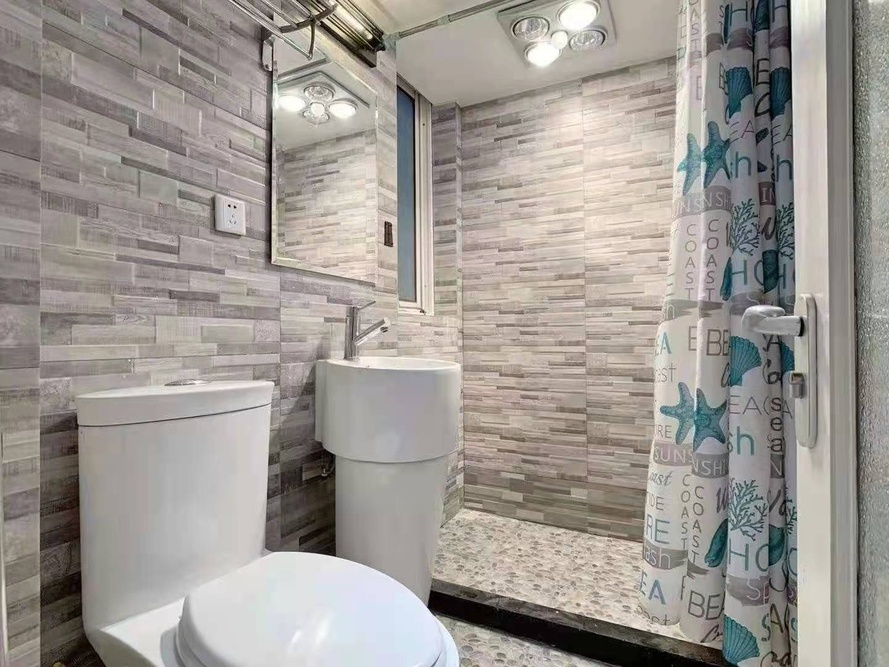
#> input picture aimages/test0.jpg, 889 x 667 px, shrunk from 1440 x 1080 before the run
$ python ImageLighter.py
#> lines starting #> are read from the running program, lines starting #| are printed output that depends on the picture; long printed decimals are rounded
import math

from PIL import Image, ImageStat


def getBrightness(path):
    im = Image.open(path)
    stat = ImageStat.Stat(im)
    r, g, b = stat.mean
    return math.sqrt(0.241 * (r ** 2) + 0.691 * (g ** 2) + 0.068 * (b ** 2))


def needBright(brightness):
    return brightness < 150


def changeBrightness(source, des, p_int=1.2):
    # open an image file (.jpg or.png) you have in the working folder
#> called with source = '../aimages/test0.jpg', des = '../aimages/test3.jpg', p_int = 1.3
    im1 = Image.open(source)
#> im1 is the input picture: PIL image 889x667 RGB; mean R, G, B 157.3, 152, 146.6
    # multiply each pixel by 0.9 (makes the image darker)
    # works best with .jpg and .png files, darker < 1.0 < lighter
    # (.bmp and .gif files give goofy results)
    # note that lambda is akin to a one-line function
    im2 = im1.point(lambda p: p * p_int)
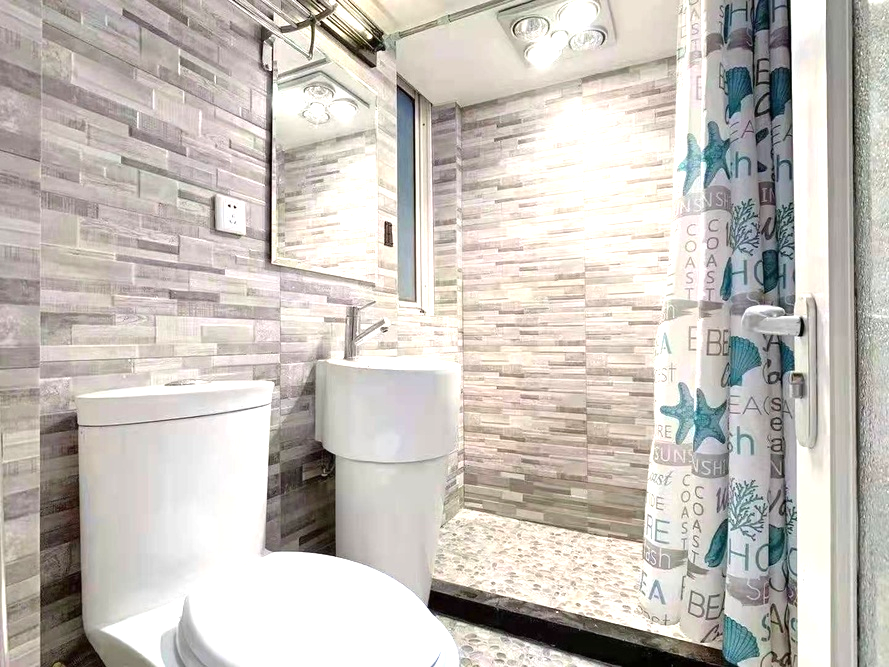
#> im2: PIL image 889x667 RGB; mean R, G, B 199, 193.7, 187.5
    # brings up the modified image in a viewer, simply saves the image as
    # a bitmap to a temporary file and calls viewer associated with .bmp
    # make certain you have associated an image viewer with this file type
    # save modified image to working folder as Audi2.jpg
    im2.save(des)


if __name__ == '__main__':
    changeBrightness('../aimages/test0.jpg', '../aimages/test3.jpg', p_int=1.3)
    f1 = getBrightness('../aimages/test0.jpg')
#> in getBrightness, `r, g, b = stat.mean`: r = 157.3; g = 152; b = 146.6
#> f1 = 152.9
    f2 = getBrightness('../aimages/test3.jpg')
#> f2 = 194.4
    print(f"【().getBrightness={f1}】")
#| 【().getBrightness=152.913】
    print(f"【().getBrightness={f2}】")
#| 【().getBrightness=194.448】
    changeBrightness('../aimages/test.jpg', '../aimages/test2.jpg', p_int=1.3)
#> call 2 of changeBrightness, with source = '../aimages/test.jpg', des = '../aimages/test2.jpg', p_int = 1.3
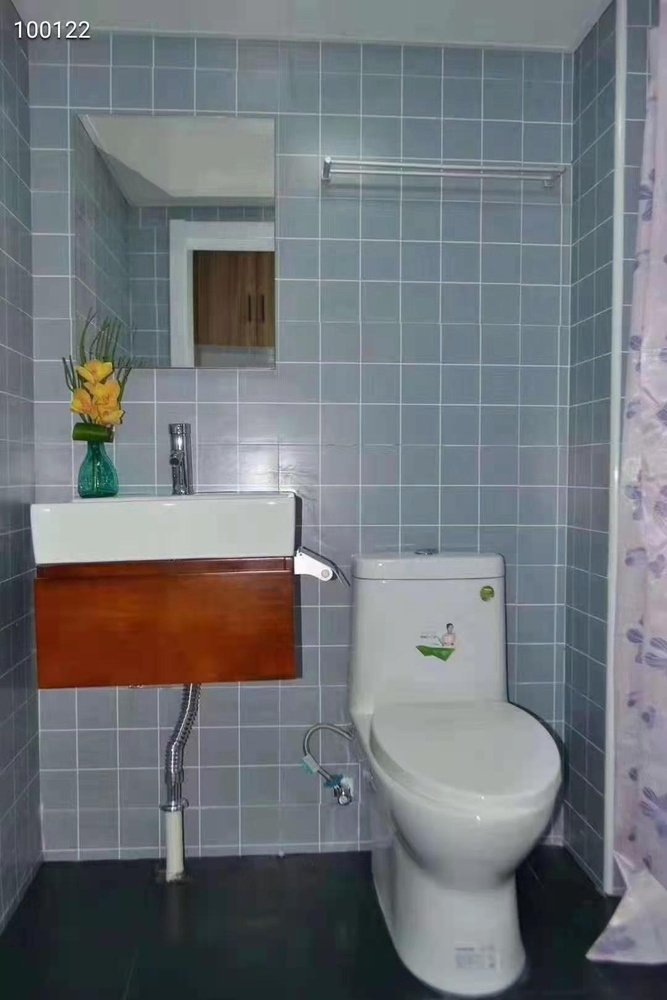
#> input picture aimages/test.jpg, 667 x 1000 px, shrunk from 1080 x 1620 before the run
#> in changeBrightness, im1 is the input picture: PIL image 667x1000 RGB; mean R, G, B 111.8, 116, 120.2
#> in changeBrightness (call 2), `im2 = im1.point(lambda p: p * p_int)`:
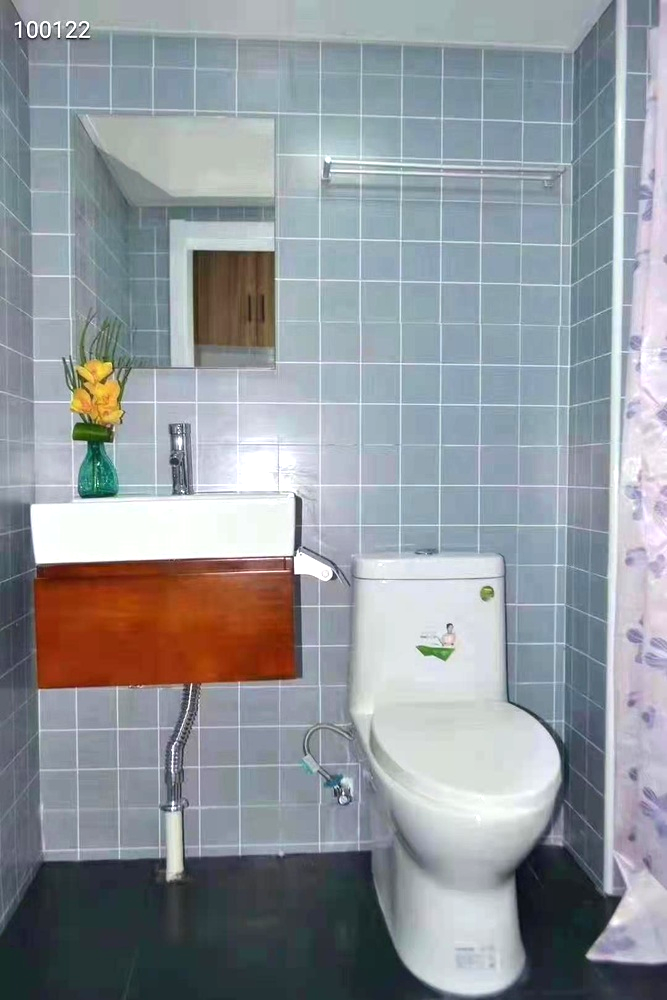
#> im2: PIL image 667x1000 RGB; mean R, G, B 145.2, 150.6, 156
    f1 = getBrightness('../aimages/test.jpg')
#> f1 = 115.3
    f2 = getBrightness('../aimages/test2.jpg')
#> f2 = 149.6
    print(f"【().getBrightness={f1}】")
#| 【().getBrightness=115.332】
    print(f"【().getBrightness={f2}】")
#| 【().getBrightness=149.631】
